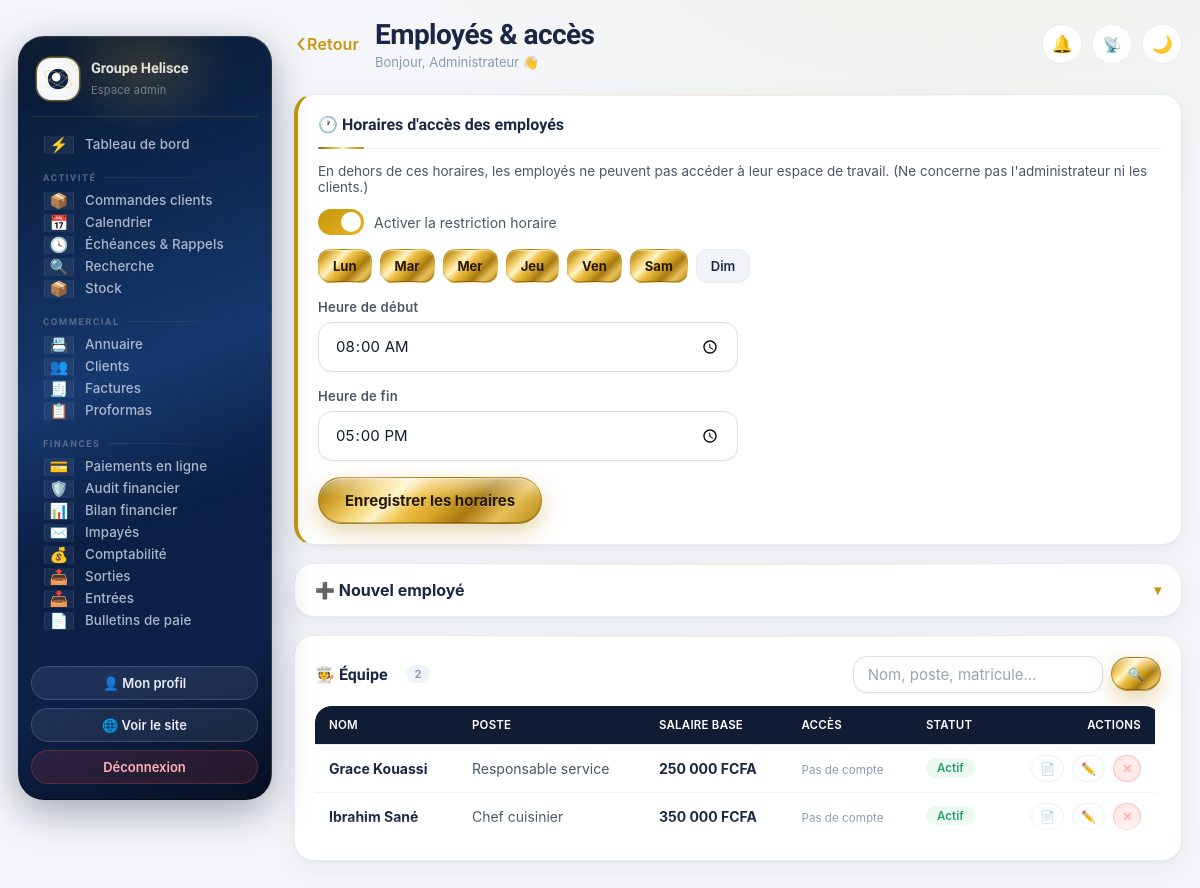
Screenshot of /admin/employes.php (signed in) with the database file from the repository.
### tables this page shows
CREATE TABLE IF NOT EXISTS employes (
  id INT AUTO_INCREMENT PRIMARY KEY,
  nom VARCHAR(120) NOT NULL,
  poste VARCHAR(100) DEFAULT '',
  telephone VARCHAR(30) DEFAULT '',
  email VARCHAR(120) DEFAULT '',
  numero_cnps VARCHAR(60) DEFAULT '',
  salaire_base DECIMAL(14,0) DEFAULT 0,
  date_embauche DATE DEFAULT NULL,
  actif TINYINT(1) DEFAULT 1,
  created_at TIMESTAMP DEFAULT CURRENT_TIMESTAMP
);

### admin/includes/auth.php (called while the page is built, shortened)
<?php
require __DIR__ . '/../../config/db.php';
$settings = get_settings($pdo);
    ?><!DOCTYPE html><html lang="fr"><head><meta charset="UTF-8">

### admin/employes.php (the view, shortened to what this page needs)
<?php
require __DIR__ . '/includes/auth.php';
require __DIR__ . '/includes/layout.php';
require_once __DIR__ . '/includes/badges.php';
$devise = $settings['devise'] ?? 'FCFA';
$modules = all_modules();
$edit = null; $compte = null; $edit_perms = [];
$q = trim($_GET['q'] ?? '');
$jointures = "FROM employes e
              LEFT JOIN users u ON u.employe_id = e.id AND u.role IN ('employe','admin')";
$where = ' WHERE COALESCE(e.fiche_perso, 0) = 0'; $args = [];
$rch = recherche_sql($q, ['e.nom', 'e.poste', 'e.matricule', 'e.telephone', 'u.username']);
$where .= $rch['sql']; $args = array_merge($args, $rch['args']);
$pg = pagination($pdo, "SELECT COUNT(*) $jointures $where", $args, 30);
$st = $pdo->prepare("SELECT e.*, u.id AS uid, u.username, u.actif AS compte_actif,
                            u.permissions, u.acces_exception_until
                     $jointures $where ORDER BY e.actif DESC, e.nom" . $pg['limite']);
$st->execute($args);
$rows = $st->fetchAll();
$wJours = array_filter(array_map('intval', explode(',', $settings['work_jours'] ?? '1,2,3,4,5,6')));
$joursNoms = [1=>'Lun',2=>'Mar',3=>'Mer',4=>'Jeu',5=>'Ven',6=>'Sam',7=>'Dim'];
?>
<div class="panel glass" style="border-left:4px solid var(--gold)">
  <h2>🕐 Horaires d'accès des employés</h2>
  <p style="color:var(--ink-dim);font-size:13.5px;margin:-4px 0 14px">En dehors de ces horaires, les employés ne peuvent pas accéder à leur espace de travail. (Ne concerne pas l'administrateur ni les clients.)</p>
  <form method="post">
    <label class="switch" style="margin-bottom:14px"><input type="checkbox" name="work_actif" <?= ($settings['work_hours_actif'] ?? '1')==='1'?'checked':'' ?>> Activer la restriction horaire</label>
    <div style="display:flex;gap:8px;flex-wrap:wrap;margin-bottom:16px">
      <?php foreach ($joursNoms as $n=>$lib): ?>
      <label class="jour-chip"><input type="checkbox" name="jours[]" value="<?= $n ?>" <?= in_array($n,$wJours,true)?'checked':'' ?>><span><?= $lib ?></span></label>
      <?php endforeach; ?>
    </div>
    <div class="form-grid" style="max-width:420px">
      <div class="field"><label>Heure de début</label><input class="input" type="time" name="work_debut" value="<?= e($settings['work_debut'] ?? '08:00') ?>"></div>
      <div class="field"><label>Heure de fin</label><input class="input" type="time" name="work_fin" value="<?= e($settings['work_fin'] ?? '17:00') ?>"></div>
    </div>
    <button class="btn btn-gold" style="margin-top:16px">Enregistrer les horaires</button>
  </form>
</div>
<details class="panel glass panel-pliable" id="form" <?= $edit ? 'open' : '' ?>>
  <summary class="panel-titre"><?= $edit ? '✏️ Modifier : ' . e($edit['nom']) : '➕ Nouvel employé' ?><span class="chev">▾</span>
  </summary>
</details>
<div class="panel glass tbl-equipe">
  <div class="mod-tete">
    <h2 style="margin:0">🧑‍🍳 Équipe <span class="cnt"><?= number_format($pg['total'], 0, ',', ' ') ?></span></h2>
    <?= barre_recherche($q, 'Nom, poste, matricule…', $_GET) ?>
  </div>
  <div class="tbl-wrap defilant">
    <table>
      <thead><tr><th>Nom</th><th>Poste</th><th>Salaire base</th><th>Accès</th><th>Statut</th><th style="text-align:right">Actions</th></tr></thead>
      <tbody>
        <?php foreach ($rows as $r): $p = $r['permissions'] ? (json_decode($r['permissions'],true) ?: []) : []; ?>
        <tr>
          <td><span class="emp-nom"><?= e($r['nom']) ?></span><?= $r['matricule'] ? '<span class="emp-mat">'.e($r['matricule']).'</span>' : '' ?></td>
          <td><?= e($r['poste'] ?: '—') ?></td>
          <td><strong><?= money($r['salaire_base'], $devise) ?></strong></td>
          <td>
            <?php if ($r['uid']): ?>
              <code><?= e($r['username']) ?></code>
              <span class="badge <?= $r['compte_actif']?'badge-teal':'badge-danger' ?>" style="font-size:10px"><?= $r['compte_actif']?'actif':'désactivé' ?></span>
              <?php if ($p): $libs = implode(', ', array_map(fn($k)=>$modules[$k][0]??$k, $p)); ?>
                <br><small style="color:var(--ink-faint)" title="<?= e($libs) ?>"><?= count($p) ?> section<?= count($p)>1?'s':'' ?> ⓘ</small>
              <?php endif; ?>
            <?php else: ?><small style="color:var(--ink-faint)">Pas de compte</small><?php endif; ?>
          </td>
          <td><span class="badge <?= $r['actif'] ? 'badge-teal' : 'badge-danger' ?>"><?= $r['actif'] ? 'Actif' : 'Inactif' ?></span></td>
          <td>
            <div class="td-actions">
              <a class="btn btn-glass btn-sm" href="paie.php?edit=new&employe=<?= $r['id'] ?>" title="Bulletin de paie">📄</a>
              <a class="btn btn-glass btn-sm" href="?edit=<?= $r['id'] ?>#form" title="Modifier">✏️</a>
              <form method="post" data-confirm="Supprimer « <?= e($r['nom']) ?> » et son accès ?">
                <button class="btn btn-danger btn-sm" name="supprimer" value="<?= $r['id'] ?>">✕</button>
              </form>
            </div>
          </td>
        </tr>
        <?php endforeach; ?>
      </tbody>
    </table>
  </div>
</div>

### rows the page displays
employes: nom "Grace Kouassi", poste "Responsable service", salaire_base "250 000 FCFA", actif "Actif", $r['id'] 2 (drawn)
employes: nom "Ibrahim Sané", poste "Chef cuisinier", salaire_base "350 000 FCFA", actif "Actif", $r['id'] 1 (drawn)

### other values shown
$settings['nom_entreprise'] "Groupe Helisce"
$gLabel "ACTIVITÉ"
$ico "📦"
$label "Commandes clients"
$ico "📅"
$label "Calendrier"
$ico "🕓"
$label "Échéances & Rappels"
$ico "🔍"
$label "Recherche"
$label "Stock"
$gLabel "COMMERCIAL"
$ico "📇"
$label "Annuaire"
$ico "👥"
